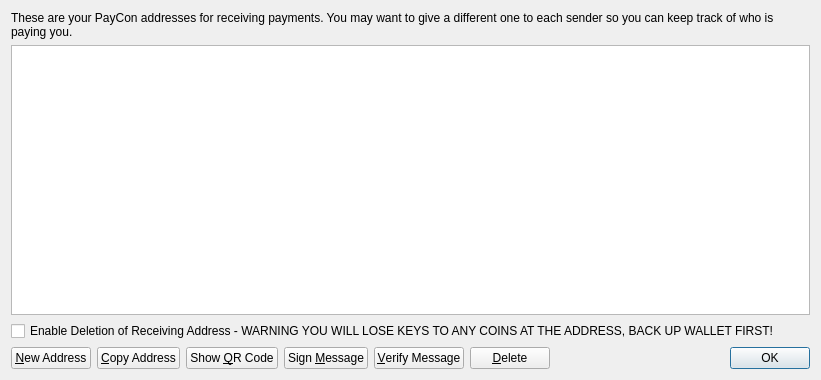
<?xml version="1.0" encoding="UTF-8"?>
<ui version="4.0">
 <class>AddressBookPage</class>
 <widget class="QWidget" name="AddressBookPage">
  <property name="geometry">
   <rect>
    <x>0</x>
    <y>0</y>
    <width>821</width>
    <height>380</height>
   </rect>
  </property>
  <property name="windowTitle">
   <string>Address Book</string>
  </property>
  <layout class="QVBoxLayout" name="verticalLayout">
   <item>
    <widget class="QLabel" name="labelExplanation">
     <property name="text">
      <string>These are your PayCon addresses for receiving payments. You may want to give a different one to each sender so you can keep track of who is paying you.</string>
     </property>
     <property name="textFormat">
      <enum>Qt::PlainText</enum>
     </property>
     <property name="wordWrap">
      <bool>true</bool>
     </property>
    </widget>
   </item>
   <item>
    <widget class="QTableView" name="tableView">
     <property name="contextMenuPolicy">
      <enum>Qt::CustomContextMenu</enum>
     </property>
     <property name="toolTip">
      <string>Double-click to edit address or label</string>
     </property>
     <property name="tabKeyNavigation">
      <bool>false</bool>
     </property>
     <property name="alternatingRowColors">
      <bool>true</bool>
     </property>
     <property name="selectionMode">
      <enum>QAbstractItemView::SingleSelection</enum>
     </property>
     <property name="selectionBehavior">
      <enum>QAbstractItemView::SelectRows</enum>
     </property>
     <property name="sortingEnabled">
      <bool>true</bool>
     </property>
     <attribute name="verticalHeaderVisible">
      <bool>false</bool>
     </attribute>
    </widget>
   </item>
   <item>
    <widget class="QCheckBox" name="deleteCheckBox">
     <property name="text">
      <string>Enable Deletion of Receiving Address - WARNING YOU WILL LOSE KEYS TO ANY COINS AT THE ADDRESS, BACK UP WALLET FIRST!</string>
     </property>
    </widget>
   </item>
   <item>
    <layout class="QHBoxLayout" name="horizontalLayout">
     <item>
      <widget class="QPushButton" name="newAddressButton">
       <property name="toolTip">
        <string>Create a new address</string>
       </property>
       <property name="text">
        <string>&amp;New Address</string>
       </property>
       <property name="icon">
        <iconset resource="../bitcoin.qrc">
         <normaloff>:/icons/add</normaloff>:/icons/add</iconset>
       </property>
      </widget>
     </item>
     <item>
      <widget class="QPushButton" name="copyToClipboard">
       <property name="toolTip">
        <string>Copy the currently selected address to the system clipboard</string>
       </property>
       <property name="text">
        <string>&amp;Copy Address</string>
       </property>
       <property name="icon">
        <iconset resource="../bitcoin.qrc">
         <normaloff>:/icons/editcopy</normaloff>:/icons/editcopy</iconset>
       </property>
      </widget>
     </item>
     <item>
      <widget class="QPushButton" name="showQRCode">
       <property name="text">
        <string>Show &amp;QR Code</string>
       </property>
       <property name="icon">
        <iconset resource="../bitcoin.qrc">
         <normaloff>:/icons/qrcode</normaloff>:/icons/qrcode</iconset>
       </property>
      </widget>
     </item>
     <item>
      <widget class="QPushButton" name="signMessage">
       <property name="toolTip">
        <string>Sign a message to prove you own a PayCon address</string>
       </property>
       <property name="text">
        <string>Sign &amp;Message</string>
       </property>
       <property name="icon">
        <iconset resource="../bitcoin.qrc">
         <normaloff>:/icons/edit</normaloff>:/icons/edit</iconset>
       </property>
      </widget>
     </item>
     <item>
      <widget class="QPushButton" name="verifyMessage">
       <property name="toolTip">
        <string>Verify a message to ensure it was signed with a specified PayCon address</string>
       </property>
       <property name="text">
        <string>&amp;Verify Message</string>
       </property>
       <property name="icon">
        <iconset resource="../bitcoin.qrc">
         <normaloff>:/icons/transaction_0</normaloff>:/icons/transaction_0</iconset>
       </property>
      </widget>
     </item>
     <item>
      <widget class="QPushButton" name="deleteButton">
       <property name="toolTip">
        <string>Delete the currently selected address from the list</string>
       </property>
       <property name="text">
        <string>&amp;Delete</string>
       </property>
       <property name="icon">
        <iconset resource="../bitcoin.qrc">
         <normaloff>:/icons/remove</normaloff>:/icons/remove</iconset>
       </property>
      </widget>
     </item>
     <item>
      <spacer name="horizontalSpacer">
       <property name="orientation">
        <enum>Qt::Horizontal</enum>
       </property>
       <property name="sizeHint" stdset="0">
        <size>
         <width>40</width>
         <height>20</height>
        </size>
       </property>
      </spacer>
     </item>
     <item>
      <widget class="QDialogButtonBox" name="buttonBox">
       <property name="sizePolicy">
        <sizepolicy hsizetype="Maximum" vsizetype="Fixed">
         <horstretch>0</horstretch>
         <verstretch>0</verstretch>
        </sizepolicy>
       </property>
       <property name="standardButtons">
        <set>QDialogButtonBox::Ok</set>
       </property>
      </widget>
     </item>
    </layout>
   </item>
  </layout>
 </widget>
 <resources>
  <include location="../bitcoin.qrc"/>
 </resources>
 <connections/>
</ui>
